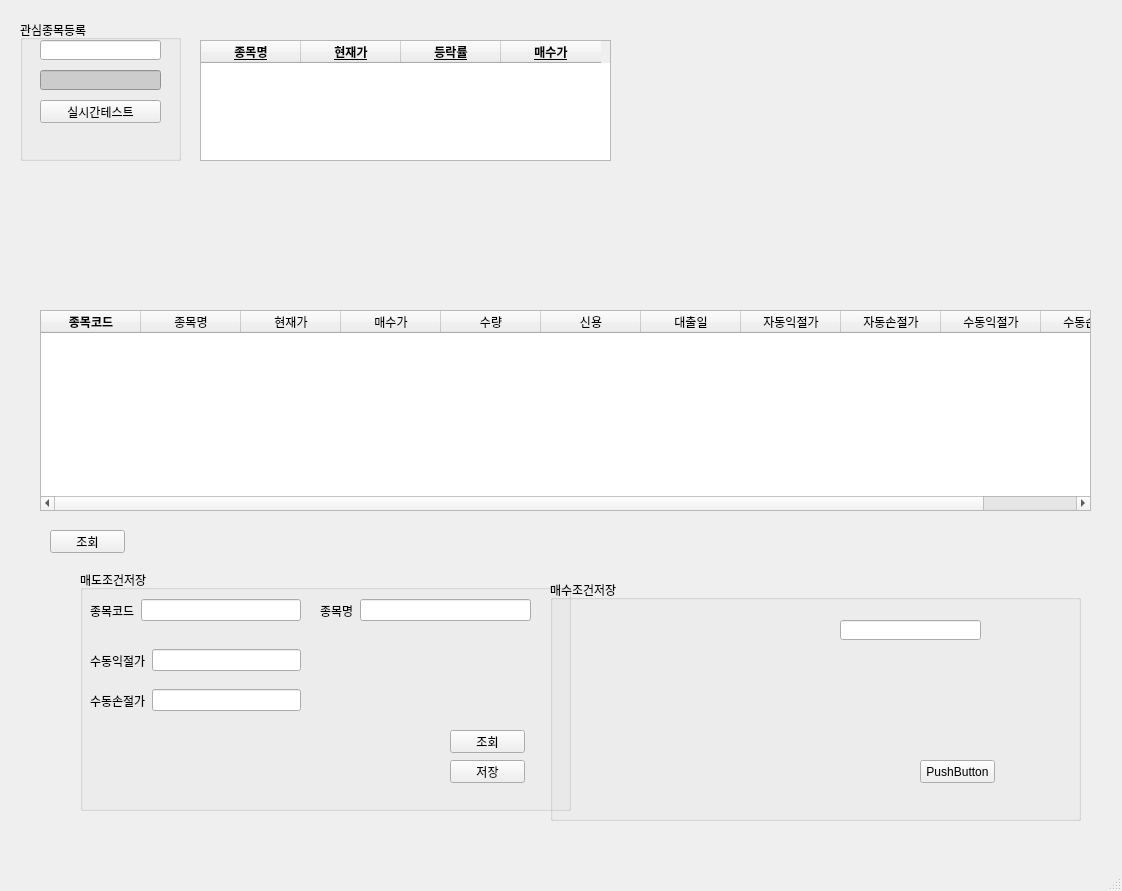
<?xml version="1.0" encoding="UTF-8"?>
<ui version="4.0">
 <class>MainWindow</class>
 <widget class="QMainWindow" name="MainWindow">
  <property name="geometry">
   <rect>
    <x>0</x>
    <y>0</y>
    <width>1122</width>
    <height>891</height>
   </rect>
  </property>
  <property name="windowTitle">
   <string>JM_Trader ver 1.00</string>
  </property>
  <property name="windowIcon">
   <iconset>
    <normaloff>8800d1305e07514714f42f341dd6300d-chart.png</normaloff>8800d1305e07514714f42f341dd6300d-chart.png</iconset>
  </property>
  <widget class="QWidget" name="centralwidget">
   <widget class="QGroupBox" name="groupBox">
    <property name="geometry">
     <rect>
      <x>20</x>
      <y>20</y>
      <width>161</width>
      <height>141</height>
     </rect>
    </property>
    <property name="toolTipDuration">
     <number>-5</number>
    </property>
    <property name="autoFillBackground">
     <bool>false</bool>
    </property>
    <property name="styleSheet">
     <string notr="true">border-color: rgb(0, 0, 0);
</string>
    </property>
    <property name="title">
     <string>관심종목등록</string>
    </property>
    <widget class="QLineEdit" name="lineEdit">
     <property name="geometry">
      <rect>
       <x>20</x>
       <y>20</y>
       <width>121</width>
       <height>20</height>
      </rect>
     </property>
    </widget>
    <widget class="QLineEdit" name="lineEdit_2">
     <property name="geometry">
      <rect>
       <x>20</x>
       <y>50</y>
       <width>121</width>
       <height>20</height>
      </rect>
     </property>
     <property name="styleSheet">
      <string notr="true">background-color: rgb(204, 204, 204);
border-color: rgb(255, 255, 255);</string>
     </property>
     <property name="readOnly">
      <bool>true</bool>
     </property>
    </widget>
    <widget class="QPushButton" name="pushButton_1">
     <property name="geometry">
      <rect>
       <x>20</x>
       <y>80</y>
       <width>121</width>
       <height>23</height>
      </rect>
     </property>
     <property name="toolTipDuration">
      <number>-9</number>
     </property>
     <property name="text">
      <string>실시간테스트</string>
     </property>
    </widget>
   </widget>
   <widget class="QTableWidget" name="tableWidget">
    <property name="geometry">
     <rect>
      <x>200</x>
      <y>40</y>
      <width>411</width>
      <height>121</height>
     </rect>
    </property>
    <property name="font">
     <font>
      <weight>75</weight>
      <bold>true</bold>
      <underline>true</underline>
     </font>
    </property>
    <property name="midLineWidth">
     <number>1</number>
    </property>
    <column>
     <property name="text">
      <string>종목명</string>
     </property>
    </column>
    <column>
     <property name="text">
      <string>현재가</string>
     </property>
    </column>
    <column>
     <property name="text">
      <string>등락률</string>
     </property>
    </column>
    <column>
     <property name="text">
      <string>매수가</string>
     </property>
    </column>
   </widget>
   <widget class="QGroupBox" name="groupBox_2">
    <property name="geometry">
     <rect>
      <x>550</x>
      <y>580</y>
      <width>531</width>
      <height>241</height>
     </rect>
    </property>
    <property name="title">
     <string>매수조건저장</string>
    </property>
    <widget class="QLineEdit" name="lineEdit_3">
     <property name="geometry">
      <rect>
       <x>290</x>
       <y>40</y>
       <width>141</width>
       <height>20</height>
      </rect>
     </property>
    </widget>
    <widget class="QPushButton" name="pushButton">
     <property name="geometry">
      <rect>
       <x>370</x>
       <y>180</y>
       <width>75</width>
       <height>23</height>
      </rect>
     </property>
     <property name="text">
      <string>PushButton</string>
     </property>
    </widget>
   </widget>
   <widget class="QTableWidget" name="tableWidget_2">
    <property name="geometry">
     <rect>
      <x>40</x>
      <y>310</y>
      <width>1051</width>
      <height>201</height>
     </rect>
    </property>
    <column>
     <property name="text">
      <string>종목코드</string>
     </property>
     <property name="font">
      <font>
       <weight>75</weight>
       <bold>true</bold>
      </font>
     </property>
    </column>
    <column>
     <property name="text">
      <string>종목명</string>
     </property>
    </column>
    <column>
     <property name="text">
      <string>현재가</string>
     </property>
    </column>
    <column>
     <property name="text">
      <string>매수가</string>
     </property>
    </column>
    <column>
     <property name="text">
      <string>수량</string>
     </property>
    </column>
    <column>
     <property name="text">
      <string>신용</string>
     </property>
    </column>
    <column>
     <property name="text">
      <string>대출일</string>
     </property>
    </column>
    <column>
     <property name="text">
      <string>자동익절가</string>
     </property>
    </column>
    <column>
     <property name="text">
      <string>자동손절가</string>
     </property>
    </column>
    <column>
     <property name="text">
      <string>수동익절가</string>
     </property>
    </column>
    <column>
     <property name="text">
      <string>수동손절가</string>
     </property>
    </column>
   </widget>
   <widget class="QPushButton" name="pushButton_2">
    <property name="geometry">
     <rect>
      <x>50</x>
      <y>530</y>
      <width>75</width>
      <height>23</height>
     </rect>
    </property>
    <property name="text">
     <string>조회</string>
    </property>
   </widget>
   <widget class="QGroupBox" name="groupBox_3">
    <property name="geometry">
     <rect>
      <x>80</x>
      <y>570</y>
      <width>491</width>
      <height>241</height>
     </rect>
    </property>
    <property name="title">
     <string>매도조건저장</string>
    </property>
    <widget class="QWidget" name="horizontalLayoutWidget">
     <property name="geometry">
      <rect>
       <x>10</x>
       <y>110</y>
       <width>211</width>
       <height>41</height>
      </rect>
     </property>
     <layout class="QHBoxLayout" name="horizontalLayout">
      <item>
       <widget class="QLabel" name="label">
        <property name="text">
         <string>수동손절가</string>
        </property>
       </widget>
      </item>
      <item>
       <widget class="QLineEdit" name="lineEdit_4"/>
      </item>
     </layout>
    </widget>
    <widget class="QWidget" name="horizontalLayoutWidget_2">
     <property name="geometry">
      <rect>
       <x>10</x>
       <y>70</y>
       <width>211</width>
       <height>41</height>
      </rect>
     </property>
     <layout class="QHBoxLayout" name="horizontalLayout_2">
      <item>
       <widget class="QLabel" name="label_2">
        <property name="text">
         <string>수동익절가</string>
        </property>
       </widget>
      </item>
      <item>
       <widget class="QLineEdit" name="lineEdit_5"/>
      </item>
     </layout>
    </widget>
    <widget class="QWidget" name="horizontalLayoutWidget_3">
     <property name="geometry">
      <rect>
       <x>10</x>
       <y>20</y>
       <width>211</width>
       <height>41</height>
      </rect>
     </property>
     <layout class="QHBoxLayout" name="horizontalLayout_3">
      <item>
       <widget class="QLabel" name="label_3">
        <property name="text">
         <string>종목코드</string>
        </property>
       </widget>
      </item>
      <item>
       <widget class="QLineEdit" name="lineEdit_6"/>
      </item>
     </layout>
    </widget>
    <widget class="QWidget" name="horizontalLayoutWidget_4">
     <property name="geometry">
      <rect>
       <x>240</x>
       <y>20</y>
       <width>211</width>
       <height>41</height>
      </rect>
     </property>
     <layout class="QHBoxLayout" name="horizontalLayout_4">
      <item>
       <widget class="QLabel" name="label_4">
        <property name="text">
         <string>종목명</string>
        </property>
       </widget>
      </item>
      <item>
       <widget class="QLineEdit" name="lineEdit_7"/>
      </item>
     </layout>
    </widget>
    <widget class="QPushButton" name="pushButton_3">
     <property name="geometry">
      <rect>
       <x>370</x>
       <y>190</y>
       <width>75</width>
       <height>23</height>
      </rect>
     </property>
     <property name="text">
      <string>저장</string>
     </property>
    </widget>
    <widget class="QPushButton" name="pushButton_4">
     <property name="geometry">
      <rect>
       <x>370</x>
       <y>160</y>
       <width>75</width>
       <height>23</height>
      </rect>
     </property>
     <property name="text">
      <string>조회</string>
     </property>
    </widget>
   </widget>
  </widget>
  <widget class="QStatusBar" name="statusbar"/>
 </widget>
 <resources/>
 <connections/>
</ui>
